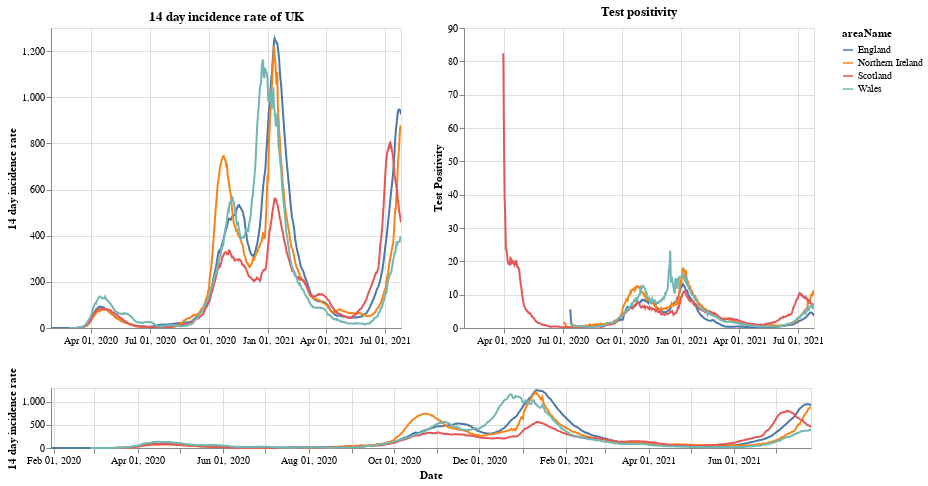

This figure's notebook cell:
### Markdown cell above
# Plots

First a plot with each country in the UK. The top right shows the positivity rate for (which is the percentage of registered tests which were positive) while the top left is the 14 day incidence rate. The bottom chart can be used to select the timeframe (does not work on a mobile device).

### Code cell
#collapse
brush = alt.selection(type='interval', name='DateBrush',encodings=['x'],fields=['Time'])
leg_selection = alt.selection_multi(fields=['areaName'], bind='legend')

base = alt.Chart(uk_cases).mark_line().encode(
    x=alt.X("yearmonthdate(date):T", axis=alt.Axis(title='Date')),
    y=alt.Y("twoWeeklyCasesRate:Q", axis=alt.Axis(title='14 day incidence rate')),
    tooltip=['areaName', 'date','twoWeeklyCasesRate', 'testPositivity'],
    color='areaName',
    opacity=alt.condition(leg_selection, alt.value(2), alt.value(0.1))
).add_selection(leg_selection).properties(width=350)

upper = base.encode(alt.X('yearmonthdate(date):T', axis=alt.Axis(title=''),
                         scale=alt.Scale(domain=brush))
                   ).properties(title=f'14 day incidence rate of UK')
upper_right = upper.encode(alt.Y('testPositivity:Q', axis=alt.Axis(title='Test Positivity'))).properties(title='Test positivity')
lower = base.properties(height=60, width = 760).add_selection(brush)

(upper | upper_right) & lower

### Figure 1 — Vega-Lite specification as saved in the notebook (floating-point values rounded to 4 significant figures; data arrays with more than 128 entries replaced by an {"elided": "..."} marker saying what was removed)
{"config": {"view": {"continuousWidth": 400, "continuousHeight": 300}}, "vconcat": [{"hconcat": [{"mark": "line", "encoding": {"color": {"type": "nominal", "field": "areaName"}, "opacity": {"condition": {"value": 2, "selection": "selector001"}, "value": 0.1}, "tooltip": [{"type": "nominal", "field": "areaName"}, {"type": "temporal", "field": "date"}, {"type": "quantitative", "field": "twoWeeklyCasesRate"}, {"type": "quantitative", "field": "testPositivity"}], "x": {"type": "temporal", "axis": {"title": ""}, "field": "date", "scale": {"domain": {"selection": "DateBrush"}}, "timeUnit": "yearmonthdate"}, "y": {"type": "quantitative", "axis": {"title": "14 day incidence rate"}, "field": "twoWeeklyCasesRate"}}, "selection": {"selector001": {"type": "multi", "fields": ["areaName"], "bind": "legend"}}, "title": "14 day incidence rate of UK", "width": 350}, {"mark": "line", "encoding": {"color": {"type": "nominal", "field": "areaName"}, "opacity": {"condition": {"value": 2, "selection": "selector001"}, "value": 0.1}, "tooltip": [{"type": "nominal", "field": "areaName"}, {"type": "temporal", "field": "date"}, {"type": "quantitative", "field": "twoWeeklyCasesRate"}, {"type": "quantitative", "field": "testPositivity"}], "x": {"type": "temporal", "axis": {"title": ""}, "field": "date", "scale": {"domain": {"selection": "DateBrush"}}, "timeUnit": "yearmonthdate"}, "y": {"type": "quantitative", "axis": {"title": "Test Positivity"}, "field": "testPositivity"}}, "selection": {"selector001": {"type": "multi", "fields": ["areaName"], "bind": "legend"}}, "title": "Test positivity", "width": 350}]}, {"mark": "line", "encoding": {"color": {"type": "nominal", "field": "areaName"}, "opacity": {"condition": {"value": 2, "selection": "selector001"}, "value": 0.1}, "tooltip": [{"type": "nominal", "field": "areaName"}, {"type": "temporal", "field": "date"}, {"type": "quantitative", "field": "twoWeeklyCasesRate"}, {"type": "quantitative", "field": "testPositivity"}], "x": {"type": "temporal", "axis": {"title": "Date"}, "field": "date", "timeUnit": "yearmonthdate"}, "y": {"type": "quantitative", "axis": {"title": "14 day incidence rate"}, "field": "twoWeeklyCasesRate"}}, "height": 60, "selection": {"selector001": {"type": "multi", "fields": ["areaName"], "bind": "legend"}, "DateBrush": {"type": "interval", "encodings": ["x"], "fields": ["Time"]}}, "width": 760}], "data": {"name": "data-e127b6ac91342f9b96d09b87e21610f8"}, "$schema": "https://vega.github.io/schema/vega-lite/v4.8.1.json", "datasets": {"data-e127b6ac91342f9b96d09b87e21610f8": {"elided": "2084 records"}}}
